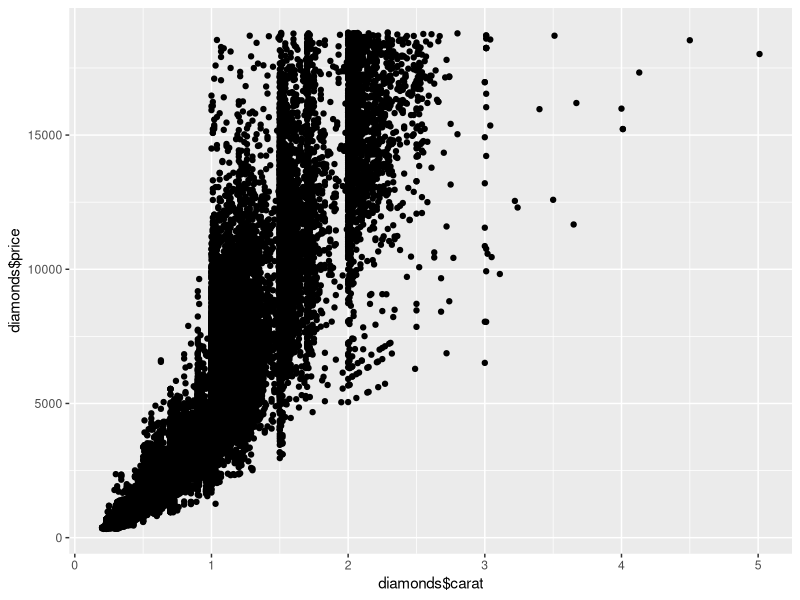
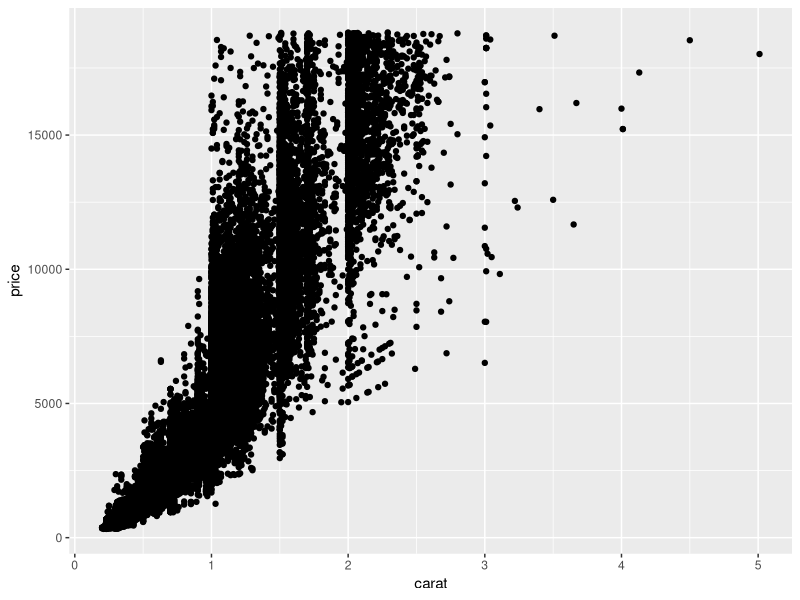
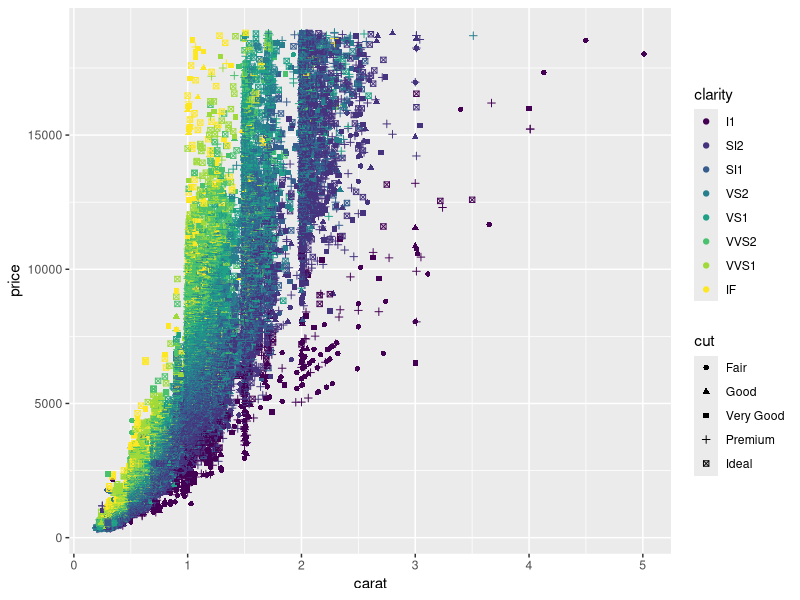
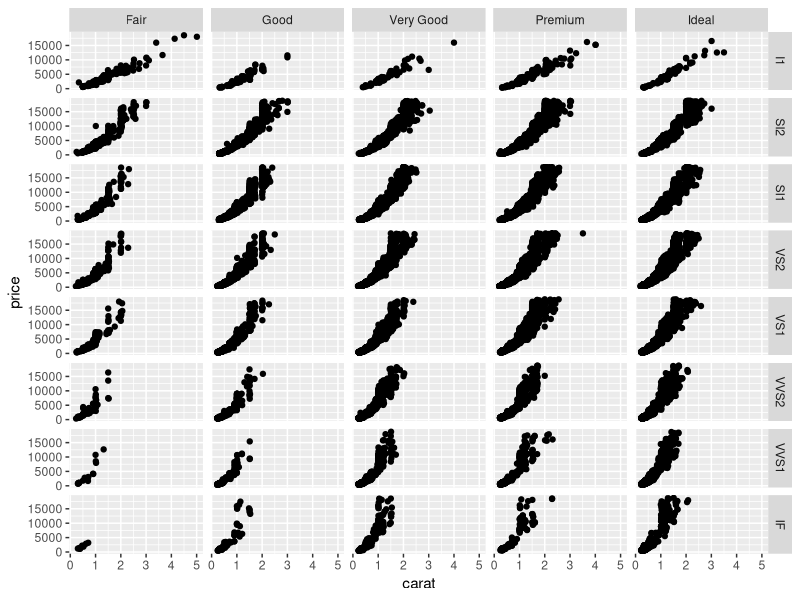
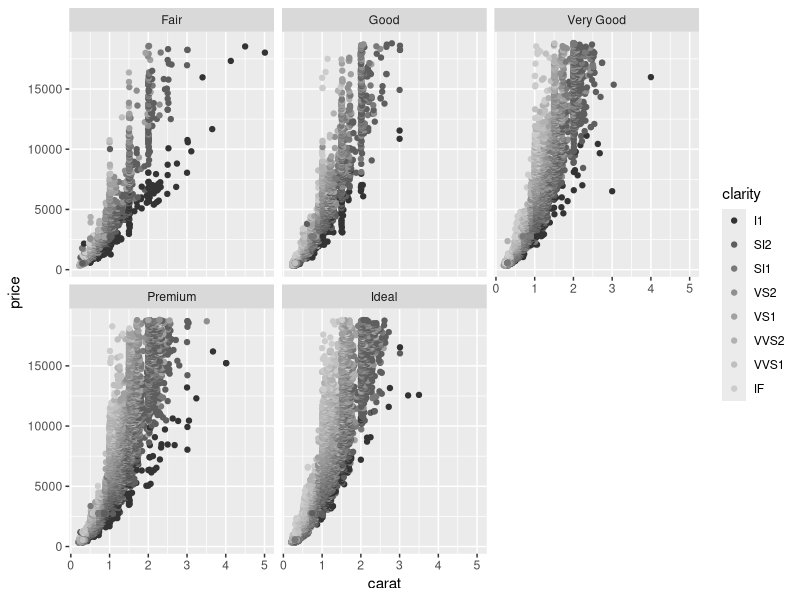
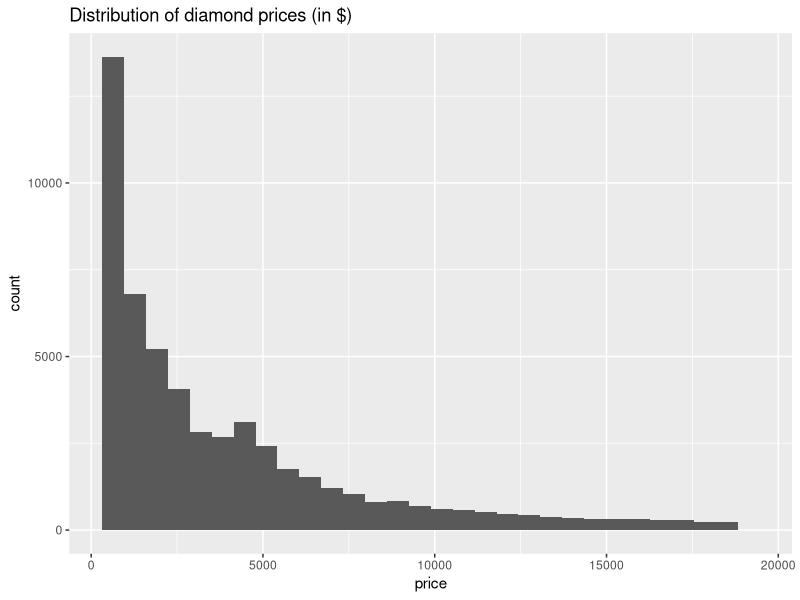
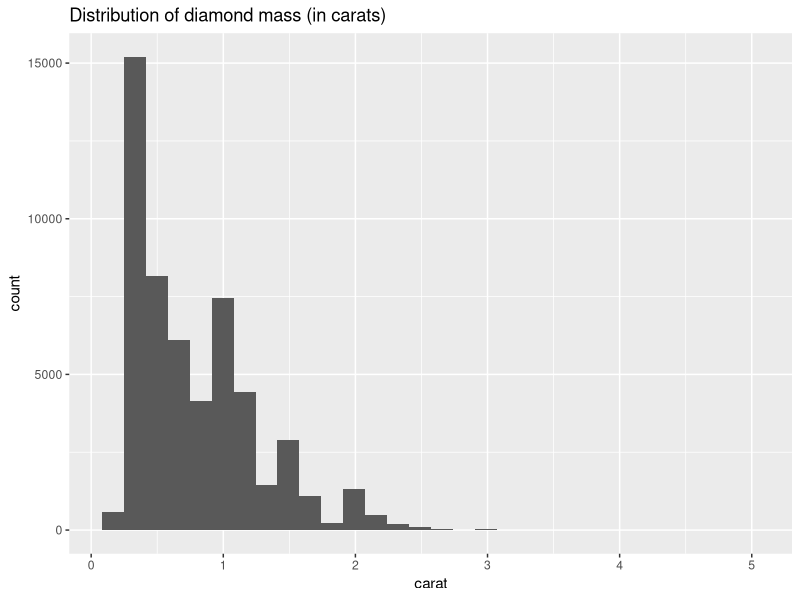
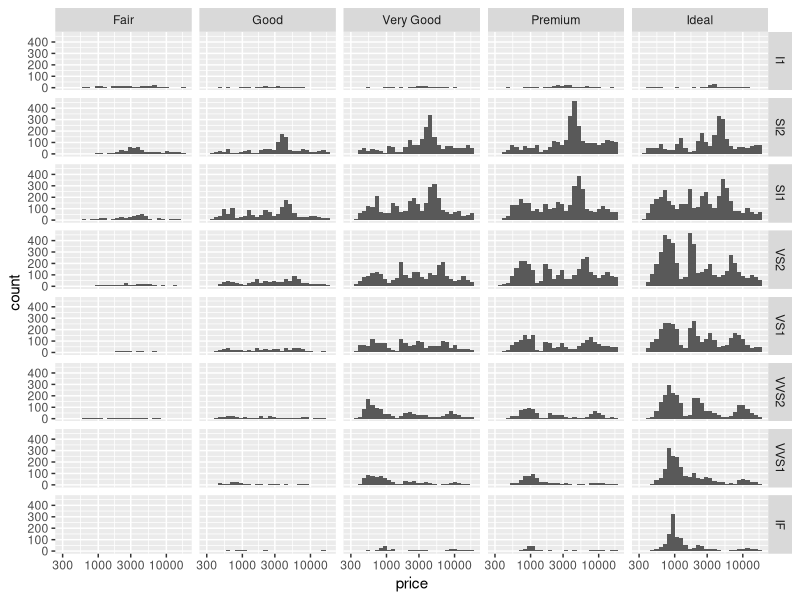

Source code (R) for these figures, in order: (Note: this script raises an error after producing the figures.)
## ---- chunk 1
install.packages("ggplot2")
library(ggplot2)
## ---- chunk 2
head(diamonds)
qplot(diamonds$carat, diamonds$price)
## ---- chunk 3
qplot(carat, price, data = diamonds)
## ---- chunk 4
qplot(carat, price, data = diamonds, shape = cut, colour = clarity)
## ---- chunk 5
qplot(carat, price, data = diamonds, 
      facets = clarity ~ cut)
## ---- chunk 6
qplot(carat, price, data = diamonds, 
      colour = clarity,
      facets = ~ cut) + scale_colour_grey()
## ---- chunk 7
ggplot(diamonds, aes(x = price)) +
  geom_histogram() +
  ggtitle("Distribution of diamond prices (in $)")

ggplot(diamonds, aes(x = carat)) +
  geom_histogram() +
  ggtitle("Distribution of diamond mass (in carats)")
## ---- chunk 8
ggplot(diamonds, aes(x = price)) +
  geom_histogram() +
  facet_grid(clarity ~ cut) +
  scale_x_log10()
## ---- chunk 9
ggplot(diamonds, aes(x = price)) +
  geom_histogram() +
  facet_grid(clarity ~ cut) +
  theme_classic()
## ---- chunk 10
d <- ggplot(diamonds, aes(x=carat, y=price)) # first you set the aesthetic and dataset
d + geom_point() # then you add geoms
d + geom_point(aes(colour = carat)) # and you can keep doing this to add layers to the plot
## ---- chunk 11

## ---- chunk 12

## ---- chunk 13
library(tidyr)
library(dplyr)

sem <- function(x) {sd(x) / sqrt(length(x))}
ci95 <- function(x) {sem(x) * 1.96}
## ---- chunk 14
subinfo <- read.csv("../data/sklar_expt6_subinfo_corrected.csv")
d.a <- read.csv("../data/sklar_expt6a_corrected.csv")
d.b <- read.csv("../data/sklar_expt6b_corrected.csv")
## ---- chunk 15

## ---- chunk 16

## ---- chunk 17

## ---- chunk 18
d$presentation.time <- factor(d$presentation.time)
levels(d$operand) <- c("addition","subtraction")
## ---- chunk 19

## ---- chunk 20

## ---- chunk 21

## ---- chunk 22

## ---- chunk 23

## ---- chunk 24

## ---- chunk 25

## ---- chunk 26

## ---- chunk 27

